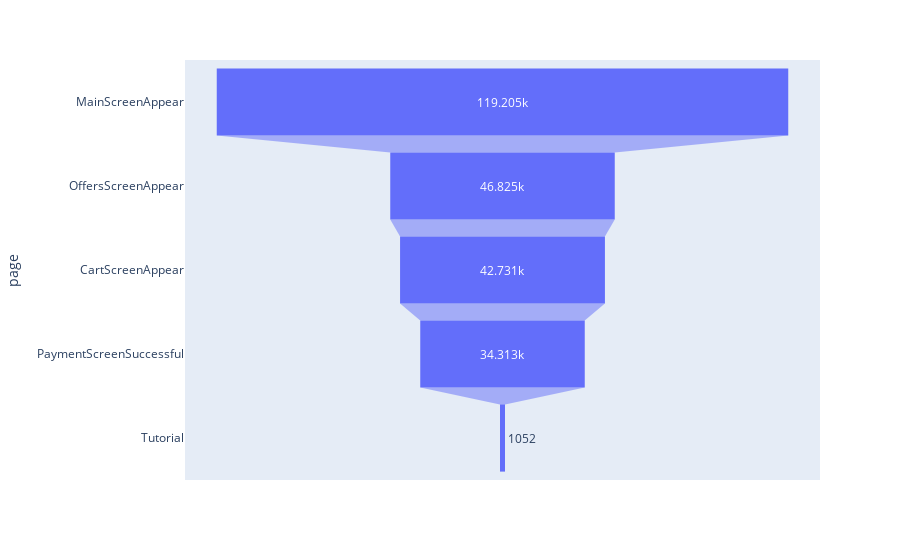

The notebook cell this image was saved under:
### Markdown cell above
# Постройте воронку из библиотеки Plotly (Funnel), которая будет описывать количество посещений в каждую таблицу

### Code cell
import plotly.express as px
data = dict(
    page=pages_viewed['EventName'],
    amount=pages_viewed['DeviceIDHash'])
fig = px.funnel(data, x='amount', y='page')
fig.show()

### Figure 1 — Plotly figure (JSON) as saved in the notebook; plotly's stock layout.template omitted (floating-point values rounded to 4 significant figures)
{"data": [{"hovertemplate": "amount=%{x}<br>page=%{y}<extra></extra>", "legendgroup": "", "marker": {"color": "#636efa"}, "name": "", "orientation": "h", "showlegend": false, "type": "funnel", "x": [119205, 46825, 42731, 34313, 1052], "xaxis": "x", "y": ["MainScreenAppear", "OffersScreenAppear", "CartScreenAppear", "PaymentScreenSuccessful", "Tutorial"], "yaxis": "y"}], "layout": {"autosize": true, "dragmode": "zoom", "legend": {"tracegroupgap": 0}, "margin": {"t": 60}, "xaxis": {"anchor": "y", "autorange": true, "domain": [0, 1], "range": [-66225, 66225], "showspikes": false, "title": {"text": "amount"}, "type": "linear"}, "yaxis": {"anchor": "x", "autorange": true, "domain": [0, 1], "range": [4.5, -0.5], "showspikes": false, "title": {"text": "page"}, "type": "category"}}}
